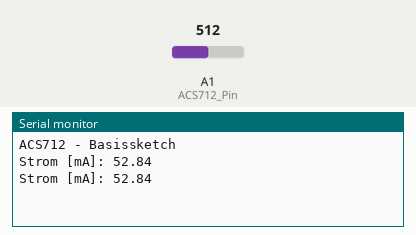
This sketch was run on a simulated Arduino Uno, built with avr-gcc and run on an emulated ATmega328P. Shown: the last lines printed to the serial monitor. Inputs (shaded band) come from the test bench; at power-on: A1 (ACS712_Pin) = 512.

Above: at 2.8 s.
2.9 s: A1 (ACS712_Pin) set to 716
At 4.3 s:
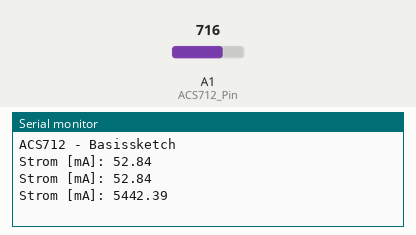
5.6 s: A1 (ACS712_Pin) set to 900
At 7.1 s:
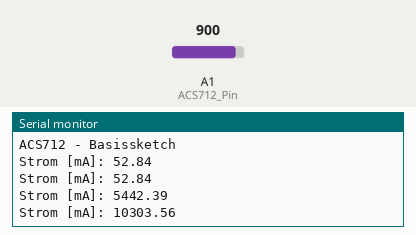
Timing chart, 0 to 8.6 s (numbered marks = the images above; inputs shaded):
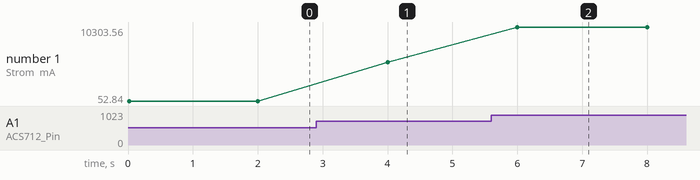

The sketch:

Ampermeter_Funktion.ino
```cpp
const int ACS712_Pin = A1;
const int zeroCurrentValue = 510;
void setup() {
  Serial.begin(9600);
  Serial.println("ACS712 - Basissketch");
}
void loop() {
  int rawValue= analogRead(ACS712_Pin);
  float current = (rawValue - zeroCurrentValue)*5.0/1.023/0.185;
  Serial.print("Strom [mA]: ");
  Serial.println(current);
  delay(2000);
}
```

Measured:
- after the input at 2.9 s, the serial monitor: prints a new line after 1.1 s (image 1)
- after the input at 5.6 s, the serial monitor: prints a new line after 0.40 s (image 2)
- plotted number 1: 52.84 → 5442.39 after the input at 2.9 s, 5442.39 → 10303.56 after the input at 5.6 s
